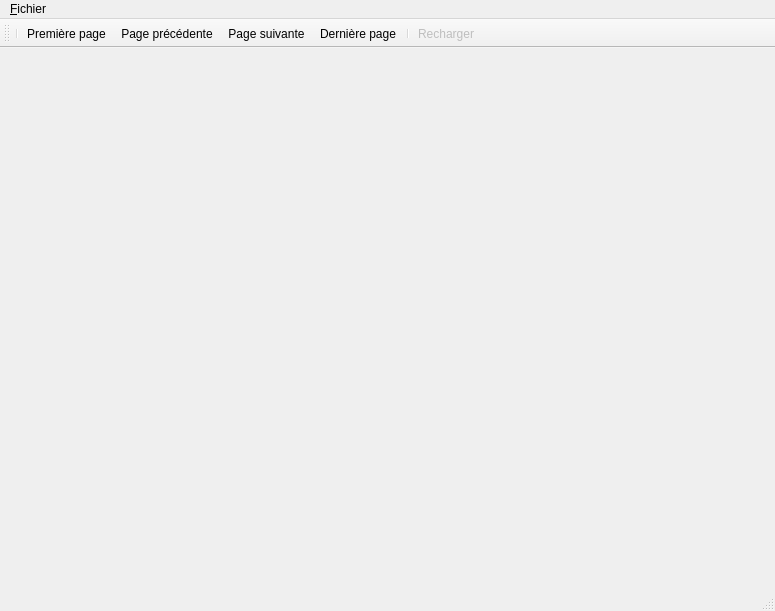
<?xml version="1.0" encoding="UTF-8"?>
<ui version="4.0">
 <class>MainFrm</class>
 <widget class="QMainWindow" name="MainFrm">
  <property name="geometry">
   <rect>
    <x>0</x>
    <y>0</y>
    <width>775</width>
    <height>611</height>
   </rect>
  </property>
  <property name="windowTitle">
   <string>MainWindow</string>
  </property>
  <widget class="QWidget" name="centralwidget"/>
  <widget class="QMenuBar" name="menubar">
   <property name="geometry">
    <rect>
     <x>0</x>
     <y>0</y>
     <width>775</width>
     <height>21</height>
    </rect>
   </property>
   <widget class="QMenu" name="menu_Fichier">
    <property name="title">
     <string>&amp;Fichier</string>
    </property>
    <addaction name="actionOuvrir"/>
    <addaction name="actionFermer"/>
    <addaction name="separator"/>
    <addaction name="actionQuitter"/>
   </widget>
   <addaction name="menu_Fichier"/>
  </widget>
  <widget class="QToolBar" name="toolBar">
   <property name="windowTitle">
    <string>toolBar</string>
   </property>
   <attribute name="toolBarArea">
    <enum>TopToolBarArea</enum>
   </attribute>
   <attribute name="toolBarBreak">
    <bool>false</bool>
   </attribute>
   <addaction name="separator"/>
   <addaction name="actionPremierePage"/>
   <addaction name="actionPagePrecedente"/>
   <addaction name="actionPageSuivante"/>
   <addaction name="actionDernierePage"/>
   <addaction name="separator"/>
   <addaction name="actionRecharger"/>
  </widget>
  <widget class="QStatusBar" name="statusBar"/>
  <action name="actionPremierePage">
   <property name="icon">
    <iconset resource="viewer.qrc">
     <normaloff>:/viewer/images/2leftarrow.png</normaloff>:/viewer/images/2leftarrow.png</iconset>
   </property>
   <property name="text">
    <string>Première page</string>
   </property>
   <property name="toolTip">
    <string>Première page</string>
   </property>
  </action>
  <action name="actionPagePrecedente">
   <property name="icon">
    <iconset resource="viewer.qrc">
     <normaloff>:/viewer/images/1leftarrow.png</normaloff>:/viewer/images/1leftarrow.png</iconset>
   </property>
   <property name="text">
    <string>Page précédente</string>
   </property>
   <property name="toolTip">
    <string>Page précédente</string>
   </property>
  </action>
  <action name="actionPageSuivante">
   <property name="icon">
    <iconset resource="viewer.qrc">
     <normaloff>:/viewer/images/1rightarrow.png</normaloff>:/viewer/images/1rightarrow.png</iconset>
   </property>
   <property name="text">
    <string>Page suivante</string>
   </property>
   <property name="toolTip">
    <string>Page suivante</string>
   </property>
  </action>
  <action name="actionDernierePage">
   <property name="icon">
    <iconset resource="viewer.qrc">
     <normaloff>:/viewer/images/2rightarrow.png</normaloff>:/viewer/images/2rightarrow.png</iconset>
   </property>
   <property name="text">
    <string>Dernière page</string>
   </property>
   <property name="toolTip">
    <string>Dernière page</string>
   </property>
  </action>
  <action name="actionOuvrir">
   <property name="icon">
    <iconset resource="viewer.qrc">
     <normaloff>:/viewer/images/fileopen.png</normaloff>:/viewer/images/fileopen.png</iconset>
   </property>
   <property name="text">
    <string>&amp;Ouvrir</string>
   </property>
  </action>
  <action name="actionQuitter">
   <property name="icon">
    <iconset resource="viewer.qrc">
     <normaloff>:/viewer/images/exit.png</normaloff>:/viewer/images/exit.png</iconset>
   </property>
   <property name="text">
    <string>&amp;Quitter</string>
   </property>
  </action>
  <action name="actionRecharger">
   <property name="enabled">
    <bool>false</bool>
   </property>
   <property name="icon">
    <iconset resource="viewer.qrc">
     <normaloff>:/viewer/images/reload.png</normaloff>:/viewer/images/reload.png</iconset>
   </property>
   <property name="text">
    <string>Recharger</string>
   </property>
   <property name="toolTip">
    <string>Reharger</string>
   </property>
  </action>
  <action name="actionFermer">
   <property name="icon">
    <iconset resource="viewer.qrc">
     <normaloff>:/viewer/images/agt_stop.png</normaloff>:/viewer/images/agt_stop.png</iconset>
   </property>
   <property name="text">
    <string>&amp;Fermer</string>
   </property>
  </action>
 </widget>
 <resources>
  <include location="viewer.qrc"/>
 </resources>
 <connections/>
</ui>
